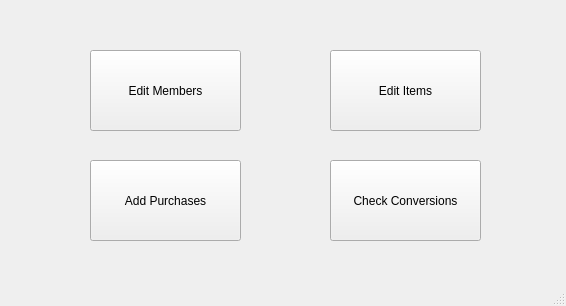
<?xml version="1.0" encoding="UTF-8"?>
<ui version="4.0">
 <class>AdminWindow</class>
 <widget class="QMainWindow" name="AdminWindow">
  <property name="geometry">
   <rect>
    <x>0</x>
    <y>0</y>
    <width>566</width>
    <height>306</height>
   </rect>
  </property>
  <property name="windowTitle">
   <string>MainWindow</string>
  </property>
  <widget class="QWidget" name="centralwidget">
   <widget class="QPushButton" name="editMemberbutton">
    <property name="geometry">
     <rect>
      <x>90</x>
      <y>50</y>
      <width>151</width>
      <height>81</height>
     </rect>
    </property>
    <property name="text">
     <string>Edit Members</string>
    </property>
   </widget>
   <widget class="QPushButton" name="editItemButton">
    <property name="geometry">
     <rect>
      <x>330</x>
      <y>50</y>
      <width>151</width>
      <height>81</height>
     </rect>
    </property>
    <property name="text">
     <string>Edit Items</string>
    </property>
   </widget>
   <widget class="QPushButton" name="addPurchaseButton">
    <property name="geometry">
     <rect>
      <x>90</x>
      <y>160</y>
      <width>151</width>
      <height>81</height>
     </rect>
    </property>
    <property name="minimumSize">
     <size>
      <width>50</width>
      <height>50</height>
     </size>
    </property>
    <property name="text">
     <string>Add Purchases</string>
    </property>
   </widget>
   <widget class="QPushButton" name="conversionsButton">
    <property name="geometry">
     <rect>
      <x>330</x>
      <y>160</y>
      <width>151</width>
      <height>81</height>
     </rect>
    </property>
    <property name="text">
     <string>Check Conversions</string>
    </property>
   </widget>
  </widget>
  <widget class="QMenuBar" name="menubar">
   <property name="geometry">
    <rect>
     <x>0</x>
     <y>0</y>
     <width>566</width>
     <height>17</height>
    </rect>
   </property>
  </widget>
  <widget class="QStatusBar" name="statusbar"/>
 </widget>
 <resources/>
 <connections>
  <connection>
   <sender>editMemberbutton</sender>
   <signal>clicked()</signal>
   <receiver>AdminWindow</receiver>
   <slot>editMemberClicked()</slot>
   <hints>
    <hint type="sourcelabel">
     <x>199</x>
     <y>147</y>
    </hint>
    <hint type="destinationlabel">
     <x>228</x>
     <y>445</y>
    </hint>
   </hints>
  </connection>
  <connection>
   <sender>editItemButton</sender>
   <signal>clicked()</signal>
   <receiver>AdminWindow</receiver>
   <slot>editItemClicked()</slot>
   <hints>
    <hint type="sourcelabel">
     <x>379</x>
     <y>147</y>
    </hint>
    <hint type="destinationlabel">
     <x>405</x>
     <y>386</y>
    </hint>
   </hints>
  </connection>
  <connection>
   <sender>conversionsButton</sender>
   <signal>clicked()</signal>
   <receiver>AdminWindow</receiver>
   <slot>conversionsClicked()</slot>
   <hints>
    <hint type="sourcelabel">
     <x>408</x>
     <y>208</y>
    </hint>
    <hint type="destinationlabel">
     <x>478</x>
     <y>511</y>
    </hint>
   </hints>
  </connection>
 </connections>
 <slots>
  <slot>editMemberClicked()</slot>
  <slot>editItemClicked()</slot>
  <slot>conversionsClicked()</slot>
 </slots>
</ui>
